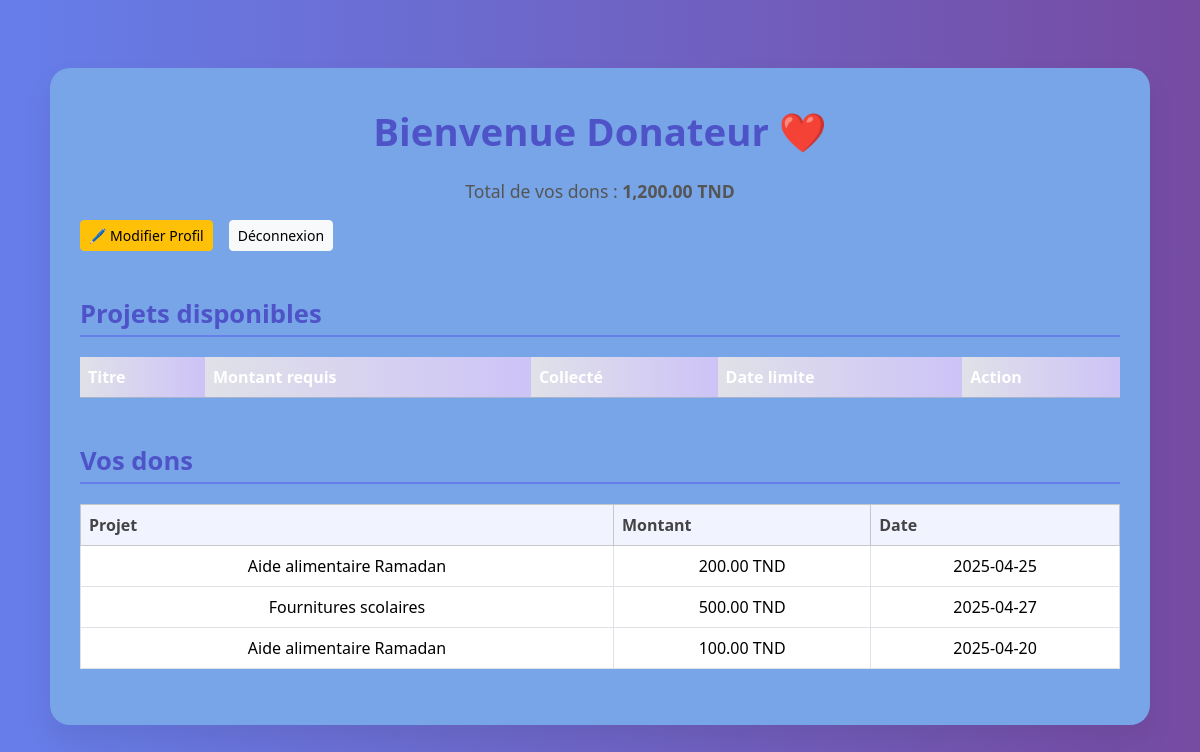
/dashboard_donateur.php (signed in), run on the app's committed database.
### tables this page shows
CREATE TABLE IF NOT EXISTS `don` (
  `id` int NOT NULL AUTO_INCREMENT,
  `id_donateur` int DEFAULT NULL,
  `id_projet` int DEFAULT NULL,
  `date_don` date DEFAULT NULL,
  `montant` decimal(10,2) DEFAULT NULL,
  PRIMARY KEY (`id`),
  KEY `id_donateur` (`id_donateur`),
  KEY `id_projet` (`id_projet`)
);

CREATE TABLE IF NOT EXISTS `projet` (
  `id` int NOT NULL AUTO_INCREMENT,
  `id_association` int DEFAULT NULL,
  `titre` varchar(100) DEFAULT NULL,
  `description` text,
  `montant_total` decimal(10,2) DEFAULT NULL,
  `date_limite` date DEFAULT NULL,
  `montant_collecte` decimal(10,2) DEFAULT '0.00',
  PRIMARY KEY (`id`),
  KEY `id_association` (`id_association`)
);

### dashboard_donateur.php (the view, shortened to what this page needs)
<?php
require_once 'db.php';
$id_donateur = $_SESSION['user_id'];
$stmt = $pdo->prepare("SELECT don.*, projet.titre
                       FROM don
                       JOIN projet ON projet.id = don.id_projet
                       WHERE id_donateur = ?");
$stmt->execute([$id_donateur]);
$dons = $stmt->fetchAll();
$total_dons = $pdo->prepare("SELECT IFNULL(SUM(montant), 0) FROM don WHERE id_donateur = ?");
$total_dons->execute([$id_donateur]);
$montant_total = $total_dons->fetchColumn();
?>
<!DOCTYPE html>
<html lang="fr">
<head>
  <link rel="stylesheet" href="https://cdn.jsdelivr.net/npm/bootstrap@5.3.2/dist/css/bootstrap.min.css">
  <link rel="stylesheet" href="style.css">
</head>
<body>
<div class="container mt-5">
  <h1 class="mb-4">Bienvenue Donateur ❤️</h1>
  <p>Total de vos dons : <strong><?= number_format($montant_total, 2) ?> TND</strong></p>
  <div class="d-flex gap-3 mb-3">
    <a href="modifier_profil_donateur.php" class="btn btn-warning btn-sm">🖊️ Modifier Profil</a>
    <a href="logout.php" class="btn btn-light btn-sm">Déconnexion</a>
  </div>
  <h3 class="mt-5">Projets disponibles</h3>
  <table class="table table-hover">
    <thead class="table-primary">
      <tr>
        <th>Titre</th>
        <th>Montant requis</th>
        <th>Collecté</th>
        <th>Date limite</th>
        <th>Action</th>
      </tr>
    </thead>
  </table>
  <h3 class="mt-5">Vos dons</h3>
  <?php if (count($dons) === 0): ?>
    <p>Vous n'avez pas encore effectué de dons.</p>
  <?php else: ?>
    <table class="table table-bordered">
      <thead class="table-light">
        <tr>
          <th>Projet</th>
          <th>Montant</th>
          <th>Date</th>
        </tr>
      </thead>
      <tbody>
        <?php foreach ($dons as $don): ?>
          <tr>
            <td><?= htmlspecialchars($don['titre']) ?></td>
            <td><?= $don['montant'] ?> TND</td>
            <td><?= $don['date_don'] ?></td>
          </tr>
        <?php endforeach; ?>
      </tbody>
    </table>
  <?php endif; ?>
</div>
</body>
</html>

### style.css (style rules this page uses)
* { margin: 0; padding: 0; box-sizing: border-box; }
body { font-family: 'Segoe UI', 'Ubuntu', sans-serif; background: linear-gradient(to right, #667eea, #764ba2); color: #333; min-height: 100vh; padding: 20px; }
.container { max-width: 1100px; margin: 60px auto; background: #78a5e8; padding: 40px 30px; border-radius: 20px; box-shadow: 0 15px 30px rgba(0, 0, 0, 0.07); animation: fadeIn 0.7s ease-in-out; }
h1 { font-size: 2.4rem; font-weight: bold; color: #4e54c8; text-align: center; margin-bottom: 20px; }
h3 { margin-top: 50px; margin-bottom: 20px; font-size: 1.6rem; font-weight: 600; color: #4e54c8; border-bottom: 2px solid #667eea; padding-bottom: 5px; }
.container > p { text-align: center; font-size: 1.1rem; color: #555; }
table { width: 100%; border-collapse: collapse; margin-top: 20px; }
thead.table-primary th { background: linear-gradient(to right, #e0e1e8, #cdc3f7); color: white; font-size: 1rem; font-weight: 600; }
thead.table-light th { background-color: #f1f3ff; color: #444; font-size: 1rem; font-weight: 600; }
table td { padding: 12px; text-align: center; background-color: #fafbff; }

### data on the page
don: id_projet.titre "Aide alimentaire Ramadan", montant "200.00", date_don "2025-04-25"
don: id_projet.titre "Fournitures scolaires", montant "500.00", date_don "2025-04-27"
don: id_projet.titre "Aide alimentaire Ramadan", montant "100.00", date_don "2025-04-20"

### other printed values
$montant_total "1,200.00"
